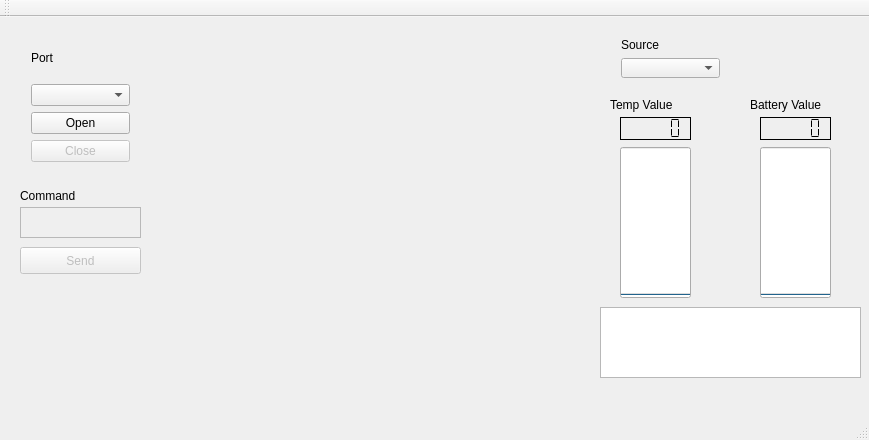
<?xml version="1.0" encoding="UTF-8"?>
<ui version="4.0">
 <class>MainWindow</class>
 <widget class="QMainWindow" name="MainWindow">
  <property name="geometry">
   <rect>
    <x>0</x>
    <y>0</y>
    <width>869</width>
    <height>440</height>
   </rect>
  </property>
  <property name="windowTitle">
   <string>MainWindow</string>
  </property>
  <widget class="QWidget" name="centralWidget">
   <widget class="QTextEdit" name="textEdit_Status">
    <property name="enabled">
     <bool>true</bool>
    </property>
    <property name="geometry">
     <rect>
      <x>600</x>
      <y>290</y>
      <width>261</width>
      <height>71</height>
     </rect>
    </property>
   </widget>
   <widget class="QPushButton" name="pushButton_send">
    <property name="enabled">
     <bool>false</bool>
    </property>
    <property name="geometry">
     <rect>
      <x>20</x>
      <y>230</y>
      <width>121</width>
      <height>27</height>
     </rect>
    </property>
    <property name="text">
     <string>Send</string>
    </property>
   </widget>
   <widget class="QLabel" name="label_2">
    <property name="geometry">
     <rect>
      <x>20</x>
      <y>170</y>
      <width>111</width>
      <height>17</height>
     </rect>
    </property>
    <property name="text">
     <string>Command</string>
    </property>
   </widget>
   <widget class="QPlainTextEdit" name="plainTextEdit_command">
    <property name="enabled">
     <bool>false</bool>
    </property>
    <property name="geometry">
     <rect>
      <x>20</x>
      <y>190</y>
      <width>121</width>
      <height>31</height>
     </rect>
    </property>
   </widget>
   <widget class="QWidget" name="layoutWidget">
    <property name="geometry">
     <rect>
      <x>20</x>
      <y>10</y>
      <width>121</width>
      <height>146</height>
     </rect>
    </property>
    <layout class="QVBoxLayout" name="verticalLayout">
     <item>
      <widget class="QLabel" name="label">
       <property name="text">
        <string>Port</string>
       </property>
      </widget>
     </item>
     <item>
      <widget class="QComboBox" name="comboBox_Interface"/>
     </item>
     <item>
      <widget class="QPushButton" name="pushButton_open">
       <property name="text">
        <string>Open</string>
       </property>
      </widget>
     </item>
     <item>
      <widget class="QPushButton" name="pushButton_close">
       <property name="enabled">
        <bool>false</bool>
       </property>
       <property name="text">
        <string>Close</string>
       </property>
      </widget>
     </item>
    </layout>
   </widget>
   <widget class="QProgressBar" name="progressBar_battery">
    <property name="geometry">
     <rect>
      <x>760</x>
      <y>130</y>
      <width>71</width>
      <height>151</height>
     </rect>
    </property>
    <property name="maximum">
     <number>40</number>
    </property>
    <property name="value">
     <number>0</number>
    </property>
    <property name="textVisible">
     <bool>false</bool>
    </property>
    <property name="orientation">
     <enum>Qt::Vertical</enum>
    </property>
    <property name="invertedAppearance">
     <bool>false</bool>
    </property>
   </widget>
   <widget class="QLCDNumber" name="lcdNumber_light">
    <property name="geometry">
     <rect>
      <x>620</x>
      <y>100</y>
      <width>71</width>
      <height>23</height>
     </rect>
    </property>
    <property name="frameShape">
     <enum>QFrame::Box</enum>
    </property>
    <property name="frameShadow">
     <enum>QFrame::Plain</enum>
    </property>
    <property name="segmentStyle">
     <enum>QLCDNumber::Flat</enum>
    </property>
   </widget>
   <widget class="QLabel" name="label_battery">
    <property name="geometry">
     <rect>
      <x>750</x>
      <y>80</y>
      <width>101</width>
      <height>16</height>
     </rect>
    </property>
    <property name="text">
     <string>Battery Value</string>
    </property>
   </widget>
   <widget class="QProgressBar" name="progressBar_light">
    <property name="geometry">
     <rect>
      <x>620</x>
      <y>130</y>
      <width>71</width>
      <height>151</height>
     </rect>
    </property>
    <property name="maximum">
     <number>40</number>
    </property>
    <property name="value">
     <number>0</number>
    </property>
    <property name="textVisible">
     <bool>false</bool>
    </property>
    <property name="orientation">
     <enum>Qt::Vertical</enum>
    </property>
    <property name="invertedAppearance">
     <bool>false</bool>
    </property>
   </widget>
   <widget class="QLabel" name="label_light">
    <property name="geometry">
     <rect>
      <x>610</x>
      <y>80</y>
      <width>91</width>
      <height>16</height>
     </rect>
    </property>
    <property name="text">
     <string>Temp Value</string>
    </property>
   </widget>
   <widget class="QLCDNumber" name="lcdNumber_battery">
    <property name="geometry">
     <rect>
      <x>760</x>
      <y>100</y>
      <width>71</width>
      <height>23</height>
     </rect>
    </property>
    <property name="frameShape">
     <enum>QFrame::Box</enum>
    </property>
    <property name="frameShadow">
     <enum>QFrame::Plain</enum>
    </property>
    <property name="segmentStyle">
     <enum>QLCDNumber::Flat</enum>
    </property>
   </widget>
   <widget class="QWidget" name="layoutWidget_2">
    <property name="geometry">
     <rect>
      <x>610</x>
      <y>10</y>
      <width>121</width>
      <height>62</height>
     </rect>
    </property>
    <layout class="QVBoxLayout" name="verticalLayout_2">
     <item>
      <widget class="QLabel" name="label_source">
       <property name="text">
        <string>Source</string>
       </property>
      </widget>
     </item>
     <item>
      <widget class="QComboBox" name="comboBox_Interface_source"/>
     </item>
    </layout>
   </widget>
   <widget class="GraphWidget" name="topologyMap" native="true">
    <property name="geometry">
     <rect>
      <x>150</x>
      <y>10</y>
      <width>431</width>
      <height>341</height>
     </rect>
    </property>
   </widget>
  </widget>
  <widget class="QMenuBar" name="menuBar">
   <property name="geometry">
    <rect>
     <x>0</x>
     <y>0</y>
     <width>869</width>
     <height>32</height>
    </rect>
   </property>
  </widget>
  <widget class="QToolBar" name="mainToolBar">
   <attribute name="toolBarArea">
    <enum>TopToolBarArea</enum>
   </attribute>
   <attribute name="toolBarBreak">
    <bool>false</bool>
   </attribute>
  </widget>
  <widget class="QStatusBar" name="statusBar"/>
 </widget>
 <layoutdefault spacing="6" margin="11"/>
 <customwidgets>
  <customwidget>
   <class>GraphWidget</class>
   <extends>QWidget</extends>
   <header>graphwidget.h</header>
   <container>1</container>
  </customwidget>
 </customwidgets>
 <resources/>
 <connections/>
</ui>
